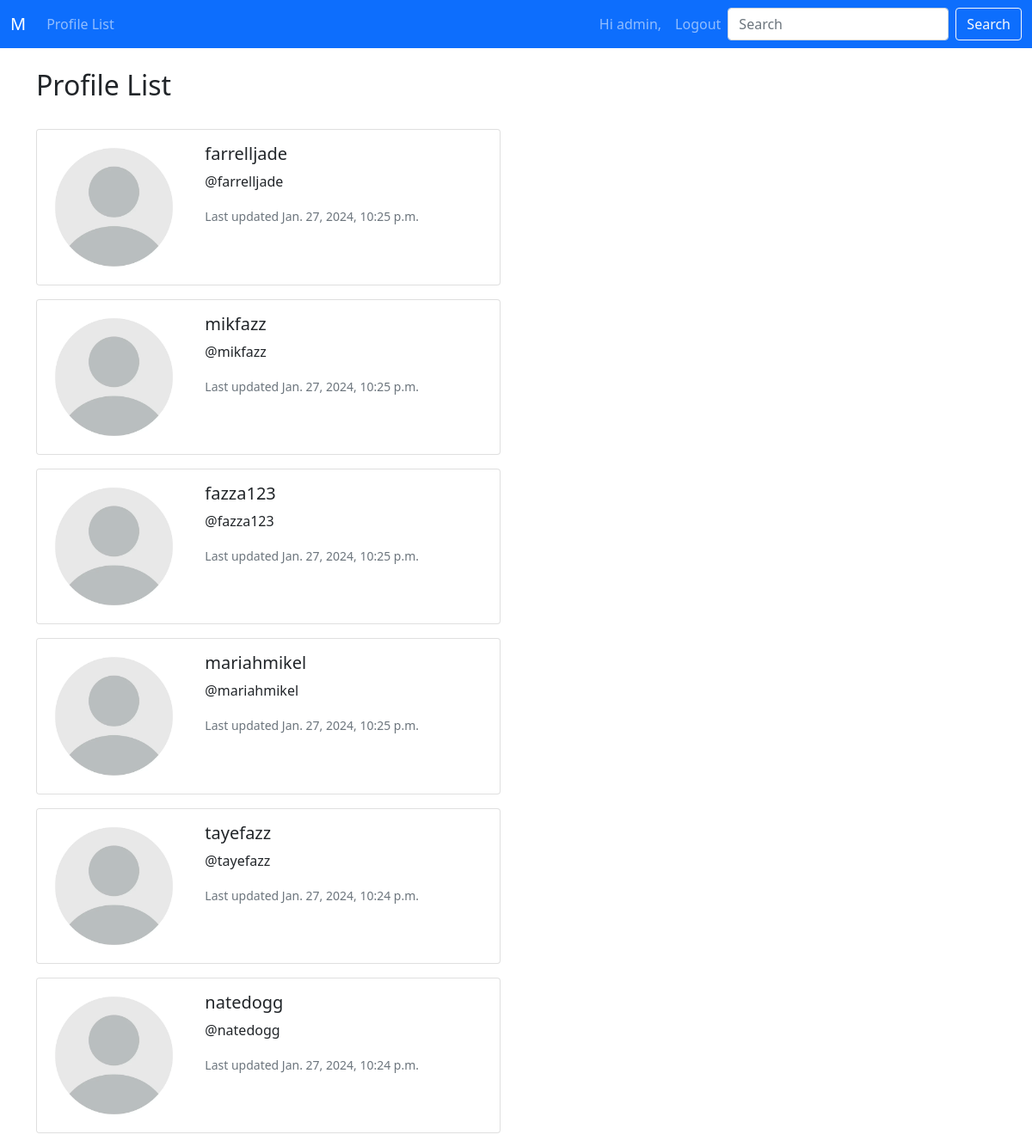
The page /profile_list (signed in) on the database as committed earlier.
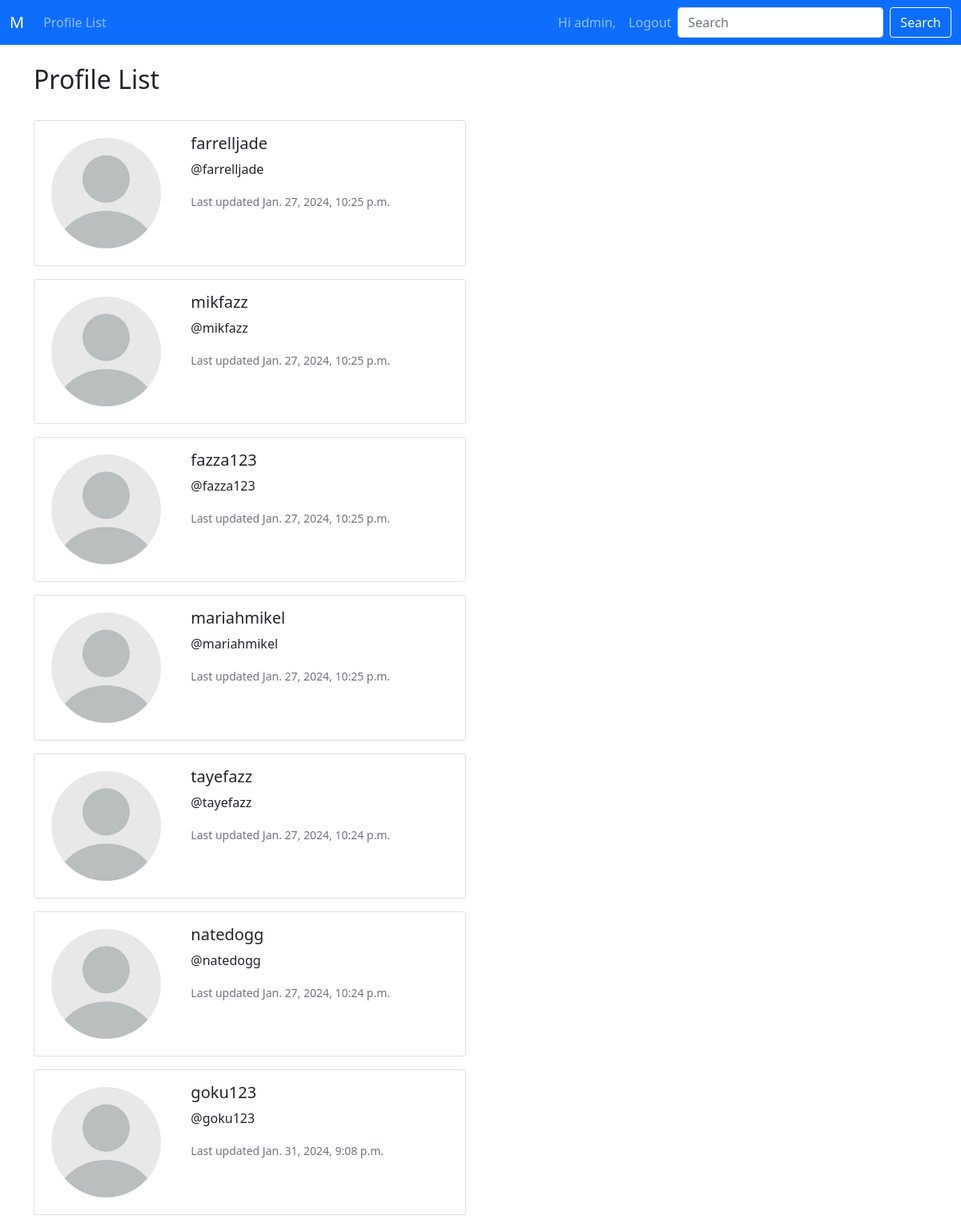
The same page on the database as committed later.
### m/models.py (models this page shows, shortened)
class Profile(models.Model):
    user = models.OneToOneField(User, on_delete=models.CASCADE)
    follows = models.ManyToManyField("self",
                                     related_name="followed_by",
                                     symmetrical=False,
                                     blank=True)
    date_modified = models.DateTimeField(auto_now=True)
    profile_image = models.ImageField(null=True, blank=True, upload_to="images/")

### m/views.py (the view)
# urls.py: path('profile_list', views.profile_list, name="profile_list"),
def profile_list(request):
    if request.user.is_authenticated:
        profiles = Profile.objects.exclude(user=request.user)
        return render(request, 'm/profile_list.html', {'profiles': profiles})
    else:
        messages.error(request, "You must be logged in to view this page...")
        return redirect('m:home')

### m/templates/m/profile_list.html
{% extends 'm/base.html' %}
{% load static %}
{% block content %}
  <h2>Profile List</h2>
  <br/>
  {% if profiles %}
    {% for profile in profiles %}
      <div class="card mb-3" style="max-width: 540px;">
        <div class="row g-0">
          <div class="col-md-4">
            {% if profile.profile_image %}
            <img src="{{ profile.profile_image.url }}" width=150 height=100 class="img-fluid rounded-start" alt="{{ profile.user.username }}">
            {% else %}
            <img src="{% static 'images/default_logo.png' %}" class="img-fluid rounded-start" alt="Users profile pic">
            {% endif %}
          </div>
            <div class="col-md-8">
              <div class="card-body">
                <h5 class="card-title">{{ profile.user.username }}</h5>
                <p class="card-text"><a href="{% url 'm:profile' profile.user.id %}" style="text-decoration: none; color: inherit;">@{{ profile.user.username|lower }}</a></p>
                <p class="card-text"><small class="text-muted">Last updated {{ profile.date_modified }}</small></p>
              </div>
            </div>
        </div>
      </div>
    {% endfor %}
  {% else %}
    <h2>No profiles found.</h2>
  {% endif %}
{% endblock content %}

Rows that differ between the two databases and show on the page:
added Profile: user.username "goku123", date_modified "Jan. 31, 2024, 9:08 p.m."
